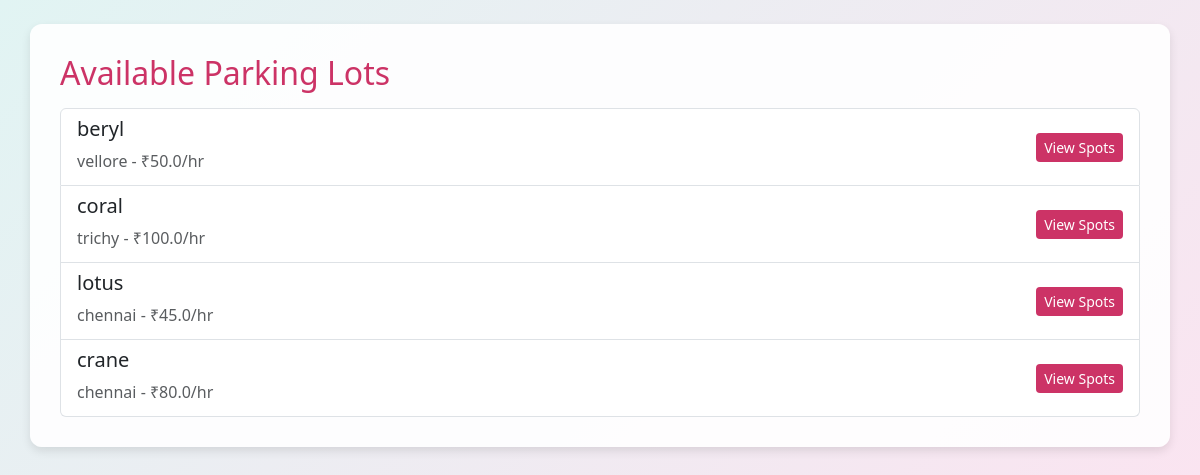
Screenshot of /lots with the database file from the repository.
### app.py (models this page shows)
class ParkingLot(db.Model):
    id = db.Column(db.Integer, primary_key=True)
    name = db.Column(db.String(100), nullable=False)
    address = db.Column(db.String(200), nullable=False)
    pincode = db.Column(db.String(6), nullable=False)
    price = db.Column(db.Float, nullable=False)
    max_spots = db.Column(db.Integer, nullable=False)

### app.py (the view)
@app.route('/lots')
def view_lots():
    lots = ParkingLot.query.all()
    return render_template('lots.html', lots=lots)

### app.py (called while the page is built)
@app.before_request
def create_tables_once():
    if not hasattr(app, 'db_initialized'):
        db.create_all()
        app.db_initialized = True

### templates/lots.html (shortened to what this page needs)
{% extends "base.html" %}
{% block body %}
<div class="container mt-4">
    <h2 class="mb-3">Available Parking Lots</h2>
    {% if lots %}
        <ul class="list-group">
            {% for lot in lots %}
                <li class="list-group-item d-flex justify-content-between align-items-center">
                    <div>
                        <h5>{{ lot.name }}</h5>
                        <p class="mb-1 text-muted">{{ lot.address }} - ₹{{ lot.price }}/hr</p>
                    </div>
                    <a href="{{ url_for('view_parking_lot', lot_id=lot.id) }}" class="btn btn-primary btn-sm">View Spots</a>
                </li>
            {% endfor %}
        </ul>
    {% else %}
        <p class="alert alert-warning">No parking lots available.</p>
    {% endif %}
</div>
{% endblock %}

### static/css/main.css (style rules this page uses)
body { font-family: 'Segoe UI', Tahoma, Geneva, Verdana, sans-serif; background: linear-gradient(135deg, #e1f4f3, #ffe1f0); color: #333; min-height: 100vh; margin: 0; padding-bottom: 50px; }
.container { background-color: rgba(255, 255, 255, 0.9); padding: 30px; border-radius: 12px; box-shadow: 0 4px 10px rgba(0, 0, 0, 0.1); margin-top: 40px; }
h2, h3, h4 { color: #cc3366; }
.btn-primary { background-color: #cc3366; border: none; }

### templates/base.html (style rules this page uses)
body, html { margin: 0; padding: 0; height: 100%; }

### rows the page displays
ParkingLot: name "beryl", address "vellore", price "50.0"
ParkingLot: name "coral", address "trichy", price "100.0"
ParkingLot: name "lotus", address "chennai", price "45.0"
ParkingLot: name "crane", address "chennai", price "80.0"
